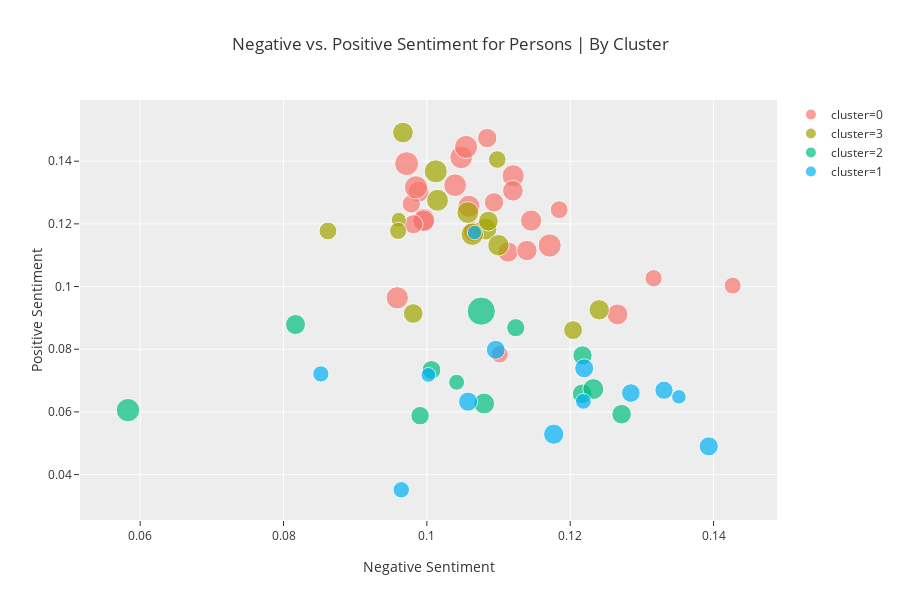

Notebook cell for this chart:
### Markdown cell above
Redo charts, except coded by clusters!

### Code cell
px.scatter(data_frame=persons_cluster.reset_index()
           ,x='neg'
           ,y='pos'
           ,size='comment_length'
           ,color='cluster'
           ,template='ggplot2'
           ,title='Negative vs. Positive Sentiment for Persons | By Cluster'
           ,hover_name='person'
           ,labels={"neg":"Negative Sentiment"
                    ,"pos":"Positive Sentiment"
                    ,"comment_length":"Avg Comment Char Length"
                   }
#            ,color_discrete_map={'got':'orange','dems': 'blue'}
          )

### Figure 1 — Plotly figure (JSON) as saved in the notebook; plotly's stock layout.template omitted (floating-point values rounded to 4 significant figures)
{"data": [{"hoverlabel": {"namelength": 0}, "hovertemplate": "<b>%{hovertext}</b><br><br>cluster=0<br>Negative Sentiment=%{x}<br>Positive Sentiment=%{y}<br>Avg Comment Char Length=%{marker.size}", "hovertext": ["bran", "cersei", "arya", "jamie", "brienne", "jorah", "theon", "hound", "mountain", "robb", "dragons", "melisandre", "bronn", "gilly", "ramsey", "missandei", "ned", "catelyn", "tormund", "robert", "tommen", "viserys", "margaery", "euron", "oberyn", "ygritte"], "legendgroup": "cluster=0", "marker": {"color": "#F8766D", "size": [831.9, 865.0, 738.8, 822.1, 898.9, 715.5, 755.3, 628.3, 560.3, 902.6, 863.3, 825.5, 694.8, 502.4, 629.9, 891.2, 681.0, 698.2, 726.2, 792.3, 614.8, 821.7, 481.6, 958.5, 534.2, 500.2], "sizemode": "area", "sizeref": 3.327, "symbol": "circle"}, "mode": "markers", "name": "cluster=0", "showlegend": true, "type": "scatter", "uid": "01f8ea05-824b-4277-8e45-7650cafbb95a", "x": [0.09587, 0.1048, 0.09885, 0.112, 0.1171, 0.112, 0.1145, 0.1094, 0.09783, 0.09848, 0.1039, 0.09959, 0.1113, 0.1102, 0.1084, 0.1055, 0.1065, 0.114, 0.1266, 0.09955, 0.09811, 0.1059, 0.1427, 0.09718, 0.1185, 0.1316], "xaxis": "x", "y": [0.09641, 0.1412, 0.1303, 0.1353, 0.1131, 0.1306, 0.121, 0.1269, 0.1264, 0.1317, 0.1323, 0.1214, 0.111, 0.07838, 0.1474, 0.1445, 0.1175, 0.1115, 0.09111, 0.121, 0.1199, 0.1256, 0.1003, 0.1392, 0.1245, 0.1027], "yaxis": "y"}, {"hoverlabel": {"namelength": 0}, "hovertemplate": "<b>%{hovertext}</b><br><br>cluster=3<br>Negative Sentiment=%{x}<br>Positive Sentiment=%{y}<br>Avg Comment Char Length=%{marker.size}", "hovertext": ["jon", "dany", "davos", "doran", "tyrion", "sansa", "stannis", "varys", "samwell", "littlefinger", "joffrey", "gendry", "grey worm", "night_king", "mance"], "legendgroup": "cluster=3", "marker": {"color": "#A3A500", "size": [797.0, 887.9, 692.8, 532.2, 803.1, 837.0, 653.4, 800.3, 591.8, 765.3, 520.9, 643.9, 717.2, 371.2, 493.2], "sizemode": "area", "sizeref": 3.327, "symbol": "circle"}, "mode": "markers", "name": "cluster=3", "showlegend": true, "type": "scatter", "uid": "c01dafbd-5209-48b2-8799-ab4fe6ce2775", "x": [0.1057, 0.1012, 0.124, 0.0862, 0.1082, 0.1063, 0.1086, 0.1015, 0.1204, 0.11, 0.1098, 0.0981, 0.09667, 0.09608, 0.09599], "xaxis": "x", "y": [0.1236, 0.1368, 0.09258, 0.1177, 0.1183, 0.1167, 0.1209, 0.1275, 0.0861, 0.1132, 0.1405, 0.0914, 0.1491, 0.1213, 0.1178], "yaxis": "y"}, {"hoverlabel": {"namelength": 0}, "hovertemplate": "<b>%{hovertext}</b><br><br>cluster=2<br>Negative Sentiment=%{x}<br>Positive Sentiment=%{y}<br>Avg Comment Char Length=%{marker.size}", "hovertext": ["jaqen", "hodor", "biden", "buttigieg", "gillibrand", "hickenlooper", "klobuchar", "gabbard", "sanders", "o'rourke", "delaney", "yang"], "legendgroup": "cluster=2", "marker": {"color": "#00BF7D", "size": [668.4, 917.2, 550.9, 646.7, 727.3, 423.9, 570.3, 1331.0, 617.3, 729.1, 592.2, 641.2], "sizemode": "area", "sizeref": 3.327, "symbol": "circle"}, "mode": "markers", "name": "cluster=2", "showlegend": true, "type": "scatter", "uid": "e6075c78-0bee-47e0-be06-89ee3147f97f", "x": [0.08168, 0.0583, 0.1124, 0.1217, 0.108, 0.1042, 0.09905, 0.1076, 0.1217, 0.1232, 0.1006, 0.1272], "xaxis": "x", "y": [0.08789, 0.06056, 0.08687, 0.06577, 0.06266, 0.06946, 0.05879, 0.09215, 0.07803, 0.06729, 0.07338, 0.05926], "yaxis": "y"}, {"hoverlabel": {"namelength": 0}, "hovertemplate": "<b>%{hovertext}</b><br><br>cluster=1<br>Negative Sentiment=%{x}<br>Positive Sentiment=%{y}<br>Avg Comment Char Length=%{marker.size}", "hovertext": ["harris", "warren", "booker", "inslee", "castro", "de blasio", "bullock", "gravel", "messam", "bennet", "moulton", "swalwell", "williamson"], "legendgroup": "cluster=1", "marker": {"color": "#00B0F6", "size": [601.0, 579.5, 611.5, 606.8, 598.2, 365.4, 352.9, 342.6, 449.8, 682.3, 420.0, 554.8, 443.6], "sizemode": "area", "sizeref": 3.327, "symbol": "circle"}, "mode": "markers", "name": "cluster=1", "showlegend": true, "type": "scatter", "uid": "ff0c6b51-c381-4793-95f5-12572b65d4f4", "x": [0.122, 0.1285, 0.1057, 0.1393, 0.1096, 0.1002, 0.1352, 0.1067, 0.09643, 0.1177, 0.1218, 0.1331, 0.08521], "xaxis": "x", "y": [0.0739, 0.06603, 0.06328, 0.049, 0.07982, 0.07181, 0.06481, 0.1172, 0.03514, 0.05288, 0.06336, 0.06693, 0.07212], "yaxis": "y"}], "layout": {"grid": {"xaxes": ["x"], "xgap": 0.1, "xside": "bottom", "yaxes": ["y"], "ygap": 0.1, "yside": "left"}, "height": 600, "legend": {"itemsizing": "constant", "tracegroupgap": 0}, "title": {"text": "Negative vs. Positive Sentiment for Persons | By Cluster"}, "xaxis": {"title": {"text": "Negative Sentiment"}}, "yaxis": {"title": {"text": "Positive Sentiment"}}}}
